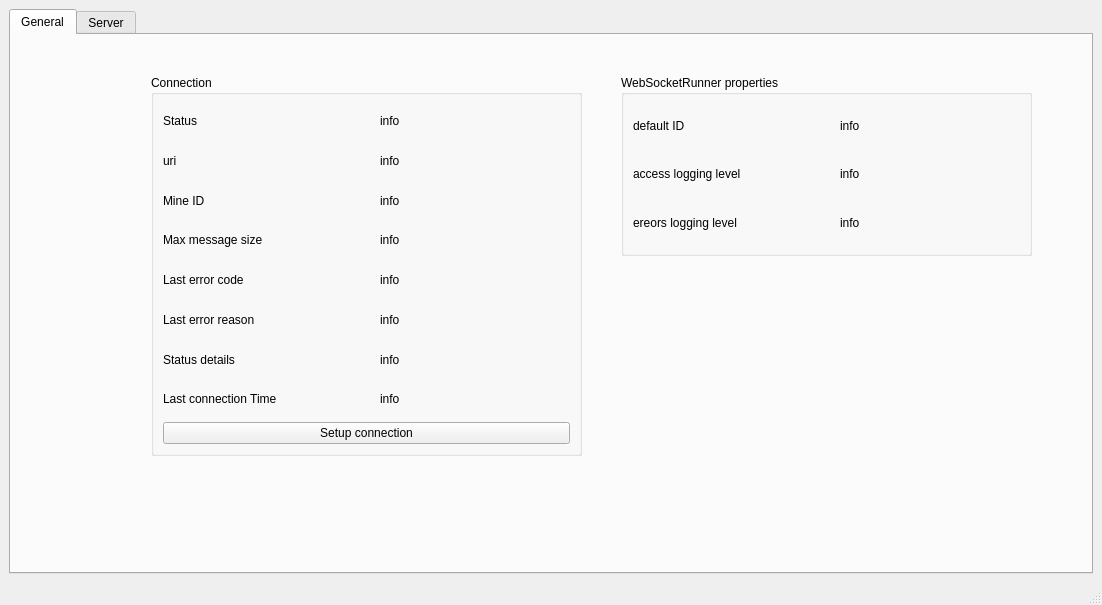
<?xml version="1.0" encoding="UTF-8"?>
<ui version="4.0">
 <class>MainWindow</class>
 <widget class="QMainWindow" name="MainWindow">
  <property name="geometry">
   <rect>
    <x>0</x>
    <y>0</y>
    <width>1102</width>
    <height>605</height>
   </rect>
  </property>
  <property name="sizePolicy">
   <sizepolicy hsizetype="Fixed" vsizetype="Fixed">
    <horstretch>0</horstretch>
    <verstretch>0</verstretch>
   </sizepolicy>
  </property>
  <property name="windowTitle">
   <string>MainWindow</string>
  </property>
  <widget class="QWidget" name="centralwidget">
   <layout class="QGridLayout" name="gridLayout_5">
    <item row="0" column="0">
     <widget class="QTabWidget" name="tabWidget">
      <property name="sizePolicy">
       <sizepolicy hsizetype="Expanding" vsizetype="Expanding">
        <horstretch>0</horstretch>
        <verstretch>0</verstretch>
       </sizepolicy>
      </property>
      <property name="currentIndex">
       <number>0</number>
      </property>
      <widget class="QWidget" name="general_tab">
       <attribute name="title">
        <string>General</string>
       </attribute>
       <widget class="QGroupBox" name="groupBox">
        <property name="geometry">
         <rect>
          <x>140</x>
          <y>40</y>
          <width>431</width>
          <height>381</height>
         </rect>
        </property>
        <property name="title">
         <string>Connection</string>
        </property>
        <layout class="QGridLayout" name="gridLayout">
         <item row="0" column="0">
          <layout class="QVBoxLayout" name="verticalLayout">
           <property name="sizeConstraint">
            <enum>QLayout::SetMinimumSize</enum>
           </property>
           <item>
            <layout class="QGridLayout" name="gridLayout_2">
             <item row="9" column="0">
              <widget class="QLabel" name="label_9">
               <property name="text">
                <string>Status details</string>
               </property>
              </widget>
             </item>
             <item row="7" column="0">
              <widget class="QLabel" name="label_10">
               <property name="text">
                <string>Last error code</string>
               </property>
              </widget>
             </item>
             <item row="4" column="2">
              <widget class="QLabel" name="id_val">
               <property name="text">
                <string>info</string>
               </property>
              </widget>
             </item>
             <item row="2" column="0">
              <widget class="QLabel" name="label_3">
               <property name="text">
                <string>Status</string>
               </property>
              </widget>
             </item>
             <item row="7" column="2">
              <widget class="QLabel" name="label_lec_val">
               <property name="text">
                <string>info</string>
               </property>
              </widget>
             </item>
             <item row="3" column="0">
              <widget class="QLabel" name="label_8">
               <property name="text">
                <string>uri</string>
               </property>
              </widget>
             </item>
             <item row="9" column="2">
              <widget class="QLabel" name="label_status_details_val">
               <property name="text">
                <string>info</string>
               </property>
              </widget>
             </item>
             <item row="8" column="0">
              <widget class="QLabel" name="label_11">
               <property name="text">
                <string>Last error reason</string>
               </property>
              </widget>
             </item>
             <item row="5" column="2">
              <widget class="QLabel" name="mms_val">
               <property name="text">
                <string>info</string>
               </property>
              </widget>
             </item>
             <item row="2" column="2">
              <widget class="QLabel" name="status_val">
               <property name="text">
                <string>info</string>
               </property>
              </widget>
             </item>
             <item row="4" column="0">
              <widget class="QLabel" name="label_2">
               <property name="text">
                <string>Mine ID</string>
               </property>
              </widget>
             </item>
             <item row="5" column="0">
              <widget class="QLabel" name="label_5">
               <property name="text">
                <string>Max message size</string>
               </property>
              </widget>
             </item>
             <item row="3" column="1">
              <spacer name="horizontalSpacer">
               <property name="orientation">
                <enum>Qt::Horizontal</enum>
               </property>
               <property name="sizeType">
                <enum>QSizePolicy::Maximum</enum>
               </property>
               <property name="sizeHint" stdset="0">
                <size>
                 <width>20</width>
                 <height>10</height>
                </size>
               </property>
              </spacer>
             </item>
             <item row="8" column="2">
              <widget class="QLabel" name="label_ler_val">
               <property name="text">
                <string>info</string>
               </property>
              </widget>
             </item>
             <item row="3" column="2">
              <widget class="QLabel" name="uri_val">
               <property name="text">
                <string>info</string>
               </property>
              </widget>
             </item>
             <item row="10" column="0">
              <widget class="QLabel" name="label_lct">
               <property name="text">
                <string>Last connection Time</string>
               </property>
              </widget>
             </item>
             <item row="10" column="2">
              <widget class="QLabel" name="label_lct_val">
               <property name="text">
                <string>info</string>
               </property>
              </widget>
             </item>
            </layout>
           </item>
           <item>
            <widget class="QPushButton" name="pushButton">
             <property name="styleSheet">
              <string notr="true"/>
             </property>
             <property name="text">
              <string>Setup connection</string>
             </property>
            </widget>
           </item>
          </layout>
         </item>
        </layout>
       </widget>
       <widget class="QGroupBox" name="groupBox_2">
        <property name="geometry">
         <rect>
          <x>610</x>
          <y>40</y>
          <width>411</width>
          <height>181</height>
         </rect>
        </property>
        <property name="title">
         <string>WebSocketRunner properties</string>
        </property>
        <layout class="QGridLayout" name="gridLayout_4">
         <item row="0" column="0">
          <layout class="QVBoxLayout" name="verticalLayout_2">
           <property name="sizeConstraint">
            <enum>QLayout::SetMinimumSize</enum>
           </property>
           <item>
            <layout class="QGridLayout" name="gridLayout_3">
             <item row="2" column="0">
              <widget class="QLabel" name="label_4">
               <property name="text">
                <string>default ID</string>
               </property>
              </widget>
             </item>
             <item row="2" column="2">
              <widget class="QLabel" name="label_wsr_myid_val">
               <property name="text">
                <string>info</string>
               </property>
              </widget>
             </item>
             <item row="3" column="2">
              <widget class="QLabel" name="label_all_val">
               <property name="text">
                <string>info</string>
               </property>
              </widget>
             </item>
             <item row="3" column="1">
              <spacer name="horizontalSpacer_2">
               <property name="orientation">
                <enum>Qt::Horizontal</enum>
               </property>
               <property name="sizeType">
                <enum>QSizePolicy::Maximum</enum>
               </property>
               <property name="sizeHint" stdset="0">
                <size>
                 <width>20</width>
                 <height>10</height>
                </size>
               </property>
              </spacer>
             </item>
             <item row="3" column="0">
              <widget class="QLabel" name="label_14">
               <property name="text">
                <string>access logging level</string>
               </property>
              </widget>
             </item>
             <item row="4" column="0">
              <widget class="QLabel" name="label_6">
               <property name="text">
                <string>ereors logging level</string>
               </property>
              </widget>
             </item>
             <item row="4" column="2">
              <widget class="QLabel" name="label_ell_val">
               <property name="text">
                <string>info</string>
               </property>
              </widget>
             </item>
            </layout>
           </item>
          </layout>
         </item>
        </layout>
       </widget>
      </widget>
      <widget class="QWidget" name="server_interaction_tab">
       <attribute name="title">
        <string>Server</string>
       </attribute>
       <layout class="QGridLayout" name="gridLayout_6">
        <item row="0" column="0">
         <layout class="QGridLayout" name="serverTabGridLayout"/>
        </item>
       </layout>
      </widget>
     </widget>
    </item>
   </layout>
  </widget>
  <widget class="QMenuBar" name="menubar">
   <property name="geometry">
    <rect>
     <x>0</x>
     <y>0</y>
     <width>1102</width>
     <height>22</height>
    </rect>
   </property>
  </widget>
  <widget class="QStatusBar" name="statusbar"/>
 </widget>
 <resources/>
 <connections/>
</ui>
